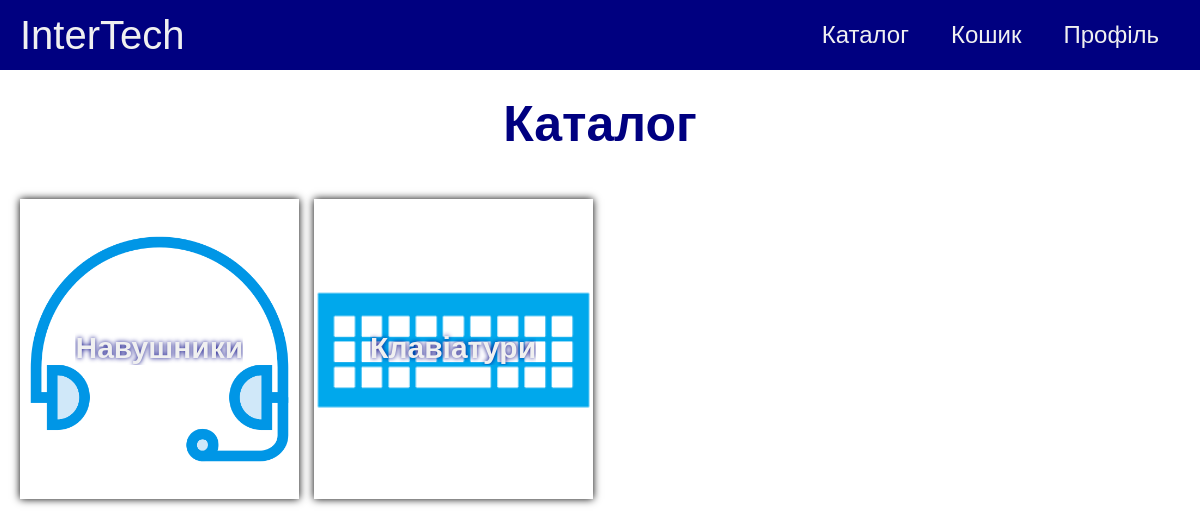
/catalogue/ (signed in), run on the app's committed database.
### base/models.py (models this page shows, shortened)
class Category(models.Model):
    title = models.CharField(max_length=100, primary_key=True)
    picture = models.ImageField(upload_to="categories",
                                default="default.png")

### base/views.py (the view)
# urls.py: path("catalogue/", views.catalogue, name="catalogue"),
def catalogue(request):
    categories = Category.objects.all()
    return render(request, "base/catalogue.html", {"categories": categories})

### base/templates/base/catalogue.html (shortened to what this page needs)
{% extends "base/main.html" %}
{% load static %}
{% block styles %}
  <link rel="stylesheet" href="{% static 'base/css/catalogue.css' %}" />
{% endblock %}
{% block content %}
  <h1 id="catalogue-title">Каталог</h1>
  <div id="categories">
    {% for category in categories %}
      <a href="{% url 'base:category' category.title %}">
        <div class="category">
          <div class="category-title-wrapper">
            <h2 class="category-title">{{ category.title }}</h2>
          </div>
          <img
            class="category-img"
            src="/media/{{ category.picture }}"
            alt="default"
            draggable="false"
          />
        </div>
      </a>
    {% endfor %}
  </div>
{% endblock %}

### base/static/base/css/general.css (style rules this page uses)
:root { --blue: navy; --lightblue: cornflowerblue; --white: rgb(240, 240, 240); --grey: grey; --lightgrey: lightgrey; }
* { margin: 0; padding: 0; box-sizing: border-box; font-family: "Roboto", sans-serif; -webkit-text-fill-color: var(--white); color: var(--white); text-decoration: none; }
body { position: relative; }

### base/static/base/css/catalogue.css (style rules this page uses)
#catalogue-title { padding: 20px 0; font-family: "Nunito", sans-serif; font-size: 50px; font-weight: 800; -webkit-text-fill-color: var(--blue); color: var(--blue); text-align: center; }
#categories { display: grid; grid-template-columns: 1fr 1fr 1fr 1fr 1fr; gap: 15px; padding: 20px; }
.category { position: relative; display: flex; justify-content: center; align-items: center; height: 300px; box-shadow: 0px 0px 8px black; text-transform: capitalize; overflow: hidden; }
.category-title-wrapper { position: absolute; padding: 0 10px; }
.category-title { display: -webkit-box; font-size: 30px; text-align: center; text-shadow: 0 0 5px var(--blue); word-break: break-all; -webkit-line-clamp: 2; -webkit-box-orient: vertical; overflow: hidden; }
.category-img { width: 100%; height: 100%; object-fit: contain; }
@media screen and (max-width: 1200px) { #categories { grid-template-columns: 1fr 1fr 1fr 1fr; } }

### data on the page
Category: title "Навушники", picture (picture)
Category: title "Клавіатури", picture (picture)
